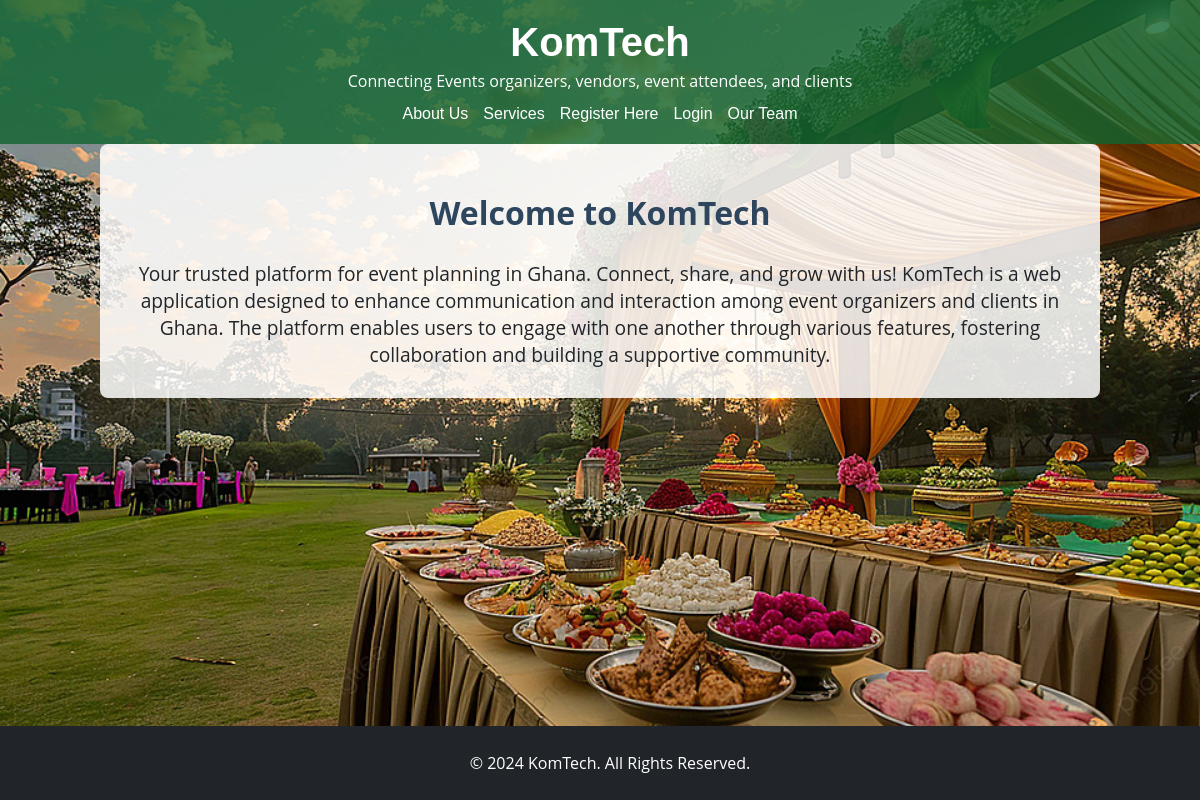
The app's page /view/index.php with its own data.
### tables this page shows
CREATE TABLE IF NOT EXISTS links (
    id INT AUTO_INCREMENT PRIMARY KEY,
    name VARCHAR(255) NOT NULL,
    url VARCHAR(255) NOT NULL
);

### view/index.php (the view, shortened to what this page needs)
<?php
include('../db/config.php');
$conn = new mysqli($servername, $username, $password, $dbname);
$sql = "SELECT name, url FROM links";
$result = $conn->query($sql);
?>
<!DOCTYPE html>
<html lang="en">
<head>
    <link rel="stylesheet" href="../assets/index.css">
</head>
<body>
    <header class="header">
        <div class="logo">
            <h1>KomTech</h1>
            <p>Connecting Events organizers, vendors, event attendees, and clients</p>
        </div>
        <nav>
            <ul>
                <?php
                if ($result->num_rows > 0) {
                    while ($row = $result->fetch_assoc()) {
                        echo "<li><a href='" . $row['url'] . "'>" . $row['name'] . "</a></li>";
                    }
                } else {
                    echo "<li>No links available</li>";
                }
                ?>
            </ul>
        </nav>
    </header>
    <main>
        <section>
            <h1>Welcome to KomTech</h1>
            <p>Your trusted platform for event planning in Ghana. Connect, share, and grow with us!
                KomTech is a web application designed to enhance communication and interaction among event organizers and clients in Ghana.
                The platform enables users to engage with one another through various features, fostering collaboration and building a supportive community.
            </p>
        </section>
    </main>
    <footer>
        <p>&copy; 2024 KomTech. All Rights Reserved.</p>
    </footer>
</body>
</html>

### assets/index.css (style rules this page uses)
:root { --default-font: "Open Sans", system-ui, -apple-system, "Segoe UI", Roboto, "Helvetica Neue", Arial, sans-serif; --heading-font: "Marcellus", sans-serif; }
:root { --background-color: #ffffff; --default-color: #212529; --heading-color: #2d465e; --accent-color: #116530; --surface-color: #ffffff; --contrast-color: #ffffff; }
body { color: var(--default-color); background-image: url('Eventpic1.jpg'); background-size: cover; background-repeat: no-repeat; background-position: center; background-attachment: fixed; font-family: var(--default-font); margin: 0; padding: 0; }
.header { background-color: rgba(17, 101, 48, 0.8); color: var(--contrast-color); padding: 20px; text-align: center; }
.header .logo h1 { font-family: var(--heading-font); font-size: 2rem; margin: 0; }
.header .logo p { margin: 5px 0 0; font-size: 1rem; }
nav ul { list-style-type: none; padding: 0; margin: 10px 0 0; display: flex; justify-content: center; gap: 15px; flex-wrap: wrap; }
nav ul li a { text-decoration: none; color: var(--contrast-color); font-family: var(--heading-font); font-size: 1rem; }
main { padding: 20px; text-align: center; background-color: rgba(255, 255, 255, 0.85); border-radius: 8px; max-width: 90%; margin: auto; }
main h1 { color: var(--heading-color); font-size: 2rem; }
main p { font-size: 1.2rem; margin: 10px 0; }
footer { background-color: var(--default-color); color: var(--background-color); text-align: center; padding: 10px; position: fixed; bottom: 0; width: 100%; font-size: 0.9rem; }
@media (min-width: 1200px) { .header .logo h1 { font-size: 2.5rem; } }
@media (min-width: 1200px) { main { max-width: 80%; } }
@media (min-width: 1200px) { footer { font-size: 1rem; } }

### records on screen
links: name "About Us"
links: name "Services"
links: name "Register Here"
links: name "Login"
links: name "Our Team"
